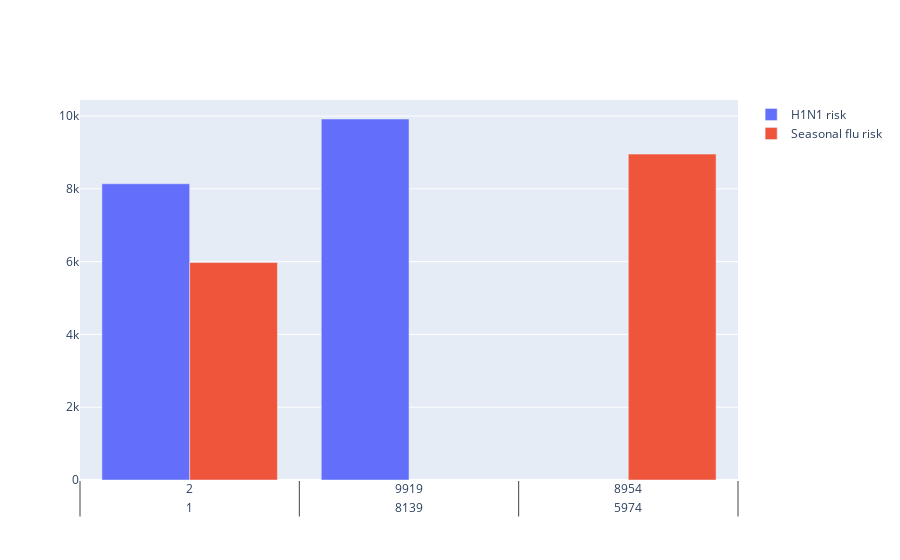

The code cell stored with this chart in its notebook:
### Code cell
fig = go.Figure(data=[
    go.Bar(name='H1N1 risk', x=data_H1N1_risk, y=data_H1N1_risk['count']),
    go.Bar(name='Seasonal flu risk', x=data_seas_risk, y=data_seas_risk['count'])
])
# Change the bar mode
fig.update_layout(barmode='group')
fig.show()

### Figure 1 — Plotly figure (JSON) as saved in the notebook; plotly's stock layout.template omitted (floating-point values rounded to 4 significant figures)
{"data": [{"name": "H1N1 risk", "type": "bar", "x": [[1, 8139], [2, 9919], [3, 1117], [4, 5394], [5, 1750]], "y": [8139, 9919, 1117, 5394, 1750]}, {"name": "Seasonal flu risk", "type": "bar", "x": [[1, 5974], [2, 8954], [3, 677], [4, 7630], [5, 2958]], "y": [5974, 8954, 677, 7630, 2958]}], "layout": {"barmode": "group"}}
